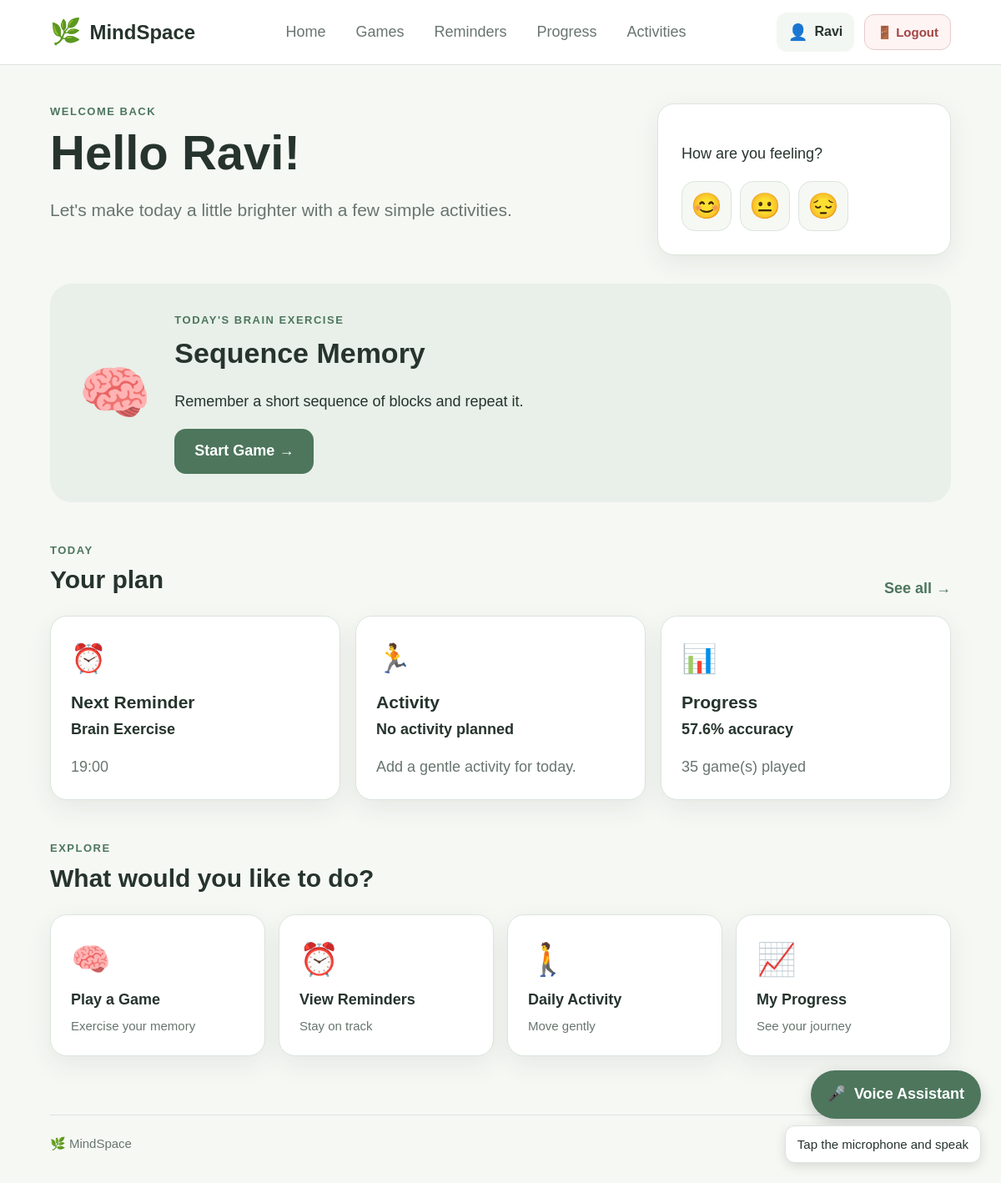
Page / (signed in) on the earlier database version.
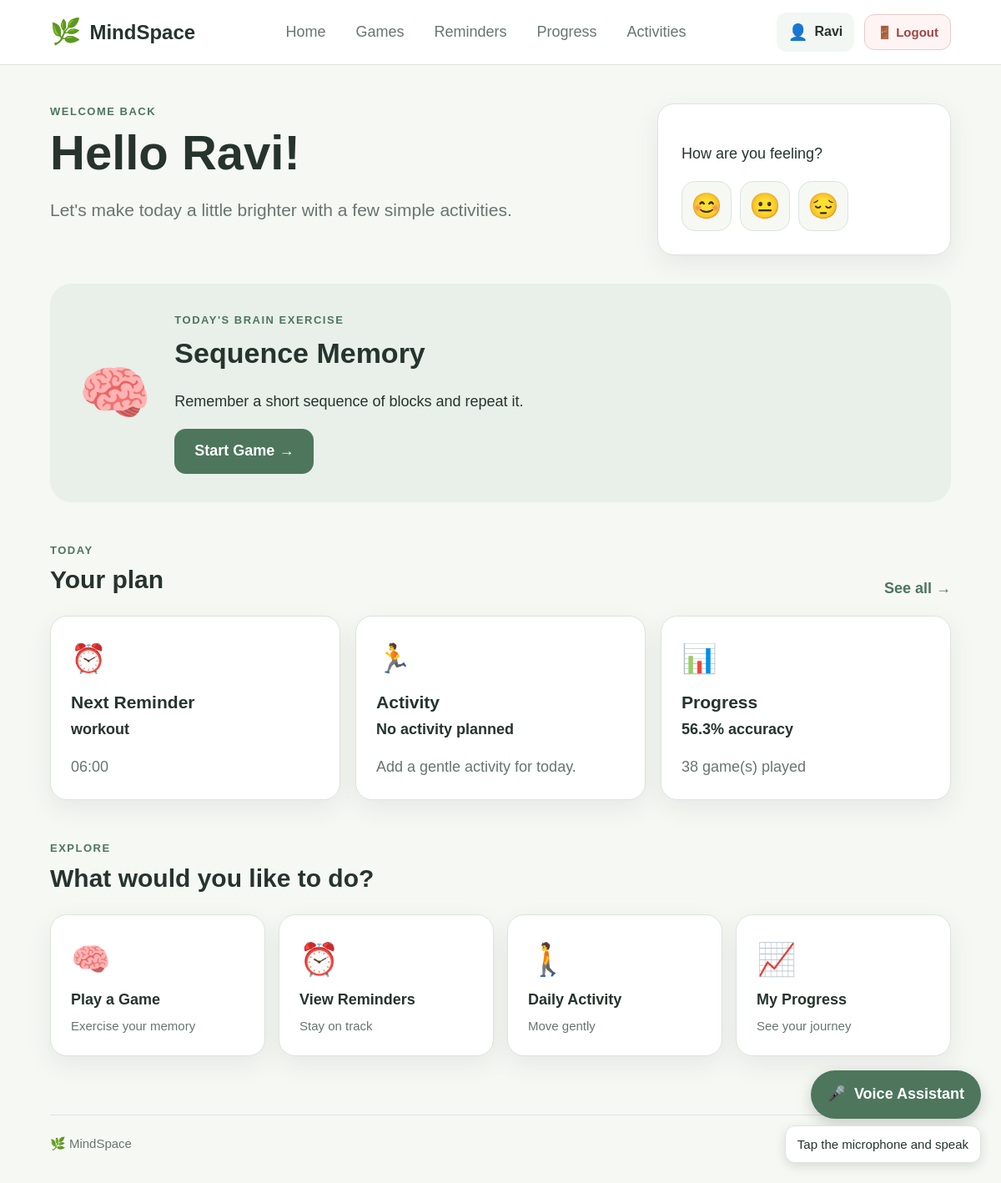
Same page on the later database version.
### tables this page shows
CREATE TABLE users (
            id INTEGER PRIMARY KEY AUTOINCREMENT,
            name TEXT NOT NULL,
            age INTEGER,
            created_at TIMESTAMP DEFAULT CURRENT_TIMESTAMP
        , username TEXT, password_hash TEXT);

CREATE TABLE reminders (
            id INTEGER PRIMARY KEY AUTOINCREMENT,
            user_id INTEGER NOT NULL,
            title TEXT NOT NULL,
            description TEXT,
            reminder_time TEXT NOT NULL,
            type TEXT DEFAULT 'Wellness',
            completed INTEGER DEFAULT 0,
            FOREIGN KEY(user_id) REFERENCES users(id)
        );

### app.py (the view, shortened to what this page needs)
@app.route("/")
@login_required
def home():
    user = get_current_user()
    user_id = session["user_id"]
    db = get_db()
    reminder = db.execute(
        """
        SELECT
            title,
            reminder_time
        FROM reminders
        WHERE user_id = ?
        AND completed = 0
        ORDER BY reminder_time ASC
        LIMIT 1
        """,
        (user_id,)
    ).fetchone()
    activity = db.execute(
        """
        SELECT
            activity_name,
            duration,
            scheduled_time
        FROM activities
        WHERE user_id = ?
        AND completed = 0
        ORDER BY scheduled_time ASC
        LIMIT 1
        """,
        (user_id,)
    ).fetchone()
    progress_data = db.execute(
        """
        SELECT
            COUNT(*) AS games_played,

            COALESCE(
                AVG(accuracy),
                0
            ) AS average_accuracy

        FROM game_results
        WHERE user_id = ?
        """,
        (user_id,)
    ).fetchone()
    db.close()
    next_reminder = None
    if reminder:
        next_reminder = {
            "title":
                reminder["title"],
            "time":
                reminder["reminder_time"]
        }
    next_activity = None
    progress = None
    if progress_data:
        games_played = int(
            progress_data["games_played"]
        )
        average_accuracy = round(
            float(
                progress_data["average_accuracy"]
            ),
            1
        )
        if games_played > 0:
            progress = {
                "games_played":
                    games_played,
                "average_accuracy":
                    average_accuracy
            }
    return render_template(
        "index.html",
        user=user,
        next_reminder=next_reminder,
        next_activity=next_activity,
        progress=progress
    )

### app.py (called while the page is built, shortened)
def get_current_user():
    user_id = session.get("user_id")
    if not user_id:
        return None
    db = get_db()
    user = db.execute(
        """
        SELECT
            id,
            name,
            age,
            username,
            created_at
        FROM users
        WHERE id = ?
        """,
        (user_id,)
    ).fetchone()
    db.close()
    return user

def login_required(function):
    @wraps(function)
    def decorated_function(*args, **kwargs):
        return function(*args, **kwargs)
    return decorated_function

### database.py (called while the page is built)
def get_db():
    db = sqlite3.connect(DB_PATH)
    db.row_factory = sqlite3.Row
    return db

### templates/index.html (shortened to what this page needs)
{% extends "base.html" %}
{% block content %}
<section class="hero">
    <div>
        <p class="eyebrow">WELCOME BACK</p>
        <h1>Hello {{ user.name }}!</h1>
        <p class="hero-text">
            Let's make today a little brighter with a few simple activities.
        </p>
    </div>
    <div class="mood-card">
        <p>How are you feeling?</p>
        <div class="moods">
            <button>😊</button>
            <button>😐</button>
            <button>😔</button>
        </div>
    </div>
</section>
<section class="featured-game">
    <div class="featured-icon">🧠</div>
    <div class="featured-copy">
        <p class="eyebrow">TODAY'S BRAIN EXERCISE</p>
        <h2>Sequence Memory</h2>
        <p>
            Remember a short sequence of blocks and repeat it.
        </p>
        <a class="primary-button"
           href="{{ url_for('game', game_name='sequence') }}">
            Start Game →
        </a>
    </div>
</section>
<section class="section">
    <div class="section-heading">
        <div>
            <p class="eyebrow">TODAY</p>
            <h2>Your plan</h2>
        </div>
        <a href="{{ url_for('reminders') }}">
            See all →
        </a>
    </div>
    <div class="dashboard-grid">
        <article class="info-card">
            <div class="card-icon">⏰</div>
            <h3>Next Reminder</h3>
            {% if next_reminder %}
                <strong>
                    {{ next_reminder.title }}
                </strong>
                <p>
                    {{ next_reminder.time }}
                </p>
            {% endif %}
        </article>
        <article class="info-card">
            <div class="card-icon">🏃</div>
            <h3>Activity</h3>
            {% if next_activity %}
                <strong>
                    {{ next_activity.activity_name }}
                </strong>
                <p>
                    {{ next_activity.duration }} minutes
                </p>
            {% else %}
                <strong>
                    No activity planned
                </strong>
                <p>
                    Add a gentle activity for today.
                </p>
            {% endif %}
        </article>
        <article class="info-card">
            <div class="card-icon">📊</div>
            <h3>Progress</h3>
            {% if progress %}
                <strong>
                    {{ progress.average_accuracy }}% accuracy
                </strong>
                <p>
                    {{ progress.games_played }} game(s) played
                </p>
            {% endif %}
        </article>
    </div>
</section>
<section class="section">
    <div class="section-heading">
        <div>
            <p class="eyebrow">EXPLORE</p>
            <h2>What would you like to do?</h2>
        </div>
    </div>
    <div class="quick-grid">
        <a class="quick-card"
           href="{{ url_for('games') }}">
            <span>🧠</span>
            <strong>
                Play a Game
            </strong>
            <small>
                Exercise your memory
            </small>
        </a>
        <a class="quick-card"
           href="{{ url_for('reminders') }}">
            <span>⏰</span>
            <strong>
                View Reminders
            </strong>
            <small>
                Stay on track
            </small>
        </a>
        <a class="quick-card"
           href="{{ url_for('activities') }}">
            <span>🚶</span>
            <strong>
                Daily Activity
            </strong>
            <small>
                Move gently
            </small>
        </a>
        <a class="quick-card"
           href="{{ url_for('progress') }}">
            <span>📈</span>
            <strong>
                My Progress
            </strong>
            <small>
                See your journey
            </small>
        </a>
    </div>
</section>
{% endblock %}

### templates/base.html (shortened to what this page needs)
<!DOCTYPE html>
<html lang="en">
<head>
    <link rel="stylesheet"
          href="{{ url_for('static', filename='css/style.css') }}">
    <link rel="stylesheet"
          href="{{ url_for('static', filename='css/game-extra.css') }}">
</head>
<body>
    <header class="topbar">
        <a class="brand" href="{{ url_for('home') }}">
            <span class="brand-icon">🌿</span>
            <span>MindSpace</span>
        </a>
        <nav class="nav">
            <a href="{{ url_for('home') }}">
                Home
            </a>
            <a href="{{ url_for('games') }}">
                Games
            </a>
            <a href="{{ url_for('reminders') }}">
                Reminders
            </a>
            <a href="{{ url_for('progress') }}">
                Progress
            </a>
            <a href="{{ url_for('activities') }}">
                Activities
            </a>
        </nav>
        <div class="user-nav">
            <a
                class="user-profile"
                href="{{ url_for('profile') }}"
                title="View Profile"
            >
                <span class="user-icon">
                    👤
                </span>
                <span class="user-name">
                    {{ user.name }}
                </span>
            </a>
            <a
                class="logout-button"
                href="{{ url_for('logout') }}"
                title="Logout from MindSpace"
            >
                🚪 Logout
            </a>
        </div>
    </header>
    <main class="page-container">
        {% block content %}{% endblock %}
    </main>
    <footer class="footer">
        <span>🌿 MindSpace</span>
        <span>
        </span>
    </footer>
</body>
</html>

### static/css/style.css (style rules this page uses)
:root { --bg: #f6f8f4; --surface: #ffffff; --text: #26342d; --muted: #68756e; --primary: #4d765d; --primary-dark: #385842; --soft: #e8f0e9; --border: #dce4de; --shadow: 0 10px 30px rgba(38, 52, 45, 0.08); --radius: 20px; }
* { box-sizing: border-box; }
body { margin: 0; background: var(--bg); color: var(--text); font-family: Arial, Helvetica, sans-serif; font-size: 18px; line-height: 1.55; }
a { color: inherit; text-decoration: none; }
button, input, textarea, select { font: inherit; }
button, a, input, textarea, select { outline-color: var(--primary); }
.topbar { min-height: 78px; padding: 14px 5%; background: var(--surface); border-bottom: 1px solid var(--border); display: flex; align-items: center; justify-content: space-between; gap: 24px; position: sticky; top: 0; z-index: 20; }
.brand { display: flex; align-items: center; gap: 10px; font-weight: 800; font-size: 24px; white-space: nowrap; }
.brand-icon { font-size: 30px; }
.nav { display: flex; gap: 10px; flex-wrap: wrap; justify-content: center; }
.nav a { padding: 9px 13px; border-radius: 12px; color: var(--muted); }
.page-container { width: min(1180px, 90%); margin: 0 auto; padding: 46px 0 70px; }
.hero { display: grid; grid-template-columns: 1.6fr 0.8fr; gap: 24px; align-items: stretch; }
.hero h1 { font-size: clamp(38px, 5vw, 58px); line-height: 1.08; margin: 8px 0 18px; }
.hero-text { color: var(--muted); font-size: 21px; max-width: 650px; }
.eyebrow { margin: 0; color: var(--primary); font-size: 13px; font-weight: 800; letter-spacing: 1.5px; }
.mood-card, .info-card, .form-card, .profile-card, .start-card, .stat-card, .game-card, .activity-card, .quick-card { background: var(--surface); border: 1px solid var(--border); border-radius: var(--radius); box-shadow: var(--shadow); }
.mood-card { padding: 28px; display: flex; flex-direction: column; justify-content: center; }
.moods { display: flex; gap: 10px; }
.moods button { width: 60px; height: 60px; border: 1px solid var(--border); border-radius: 16px; background: var(--bg); cursor: pointer; font-size: 30px; }
.featured-game { margin-top: 34px; padding: 34px; border-radius: 26px; background: var(--soft); display: flex; align-items: center; gap: 28px; }
.featured-icon, .big-game-icon { font-size: 70px; }
.featured-copy h2 { font-size: 34px; margin: 3px 0 5px; }
.primary-button, .secondary-button { display: inline-flex; align-items: center; justify-content: center; min-height: 50px; padding: 11px 20px; border-radius: 13px; border: 0; cursor: pointer; font-weight: 800; }
.primary-button { background: var(--primary); color: white; }
.section { margin-top: 48px; }
.section-heading { display: flex; justify-content: space-between; align-items: end; margin-bottom: 18px; }
.section-heading h2 { margin: 2px 0; font-size: 30px; }
.section-heading > a { color: var(--primary); font-weight: 700; }
.dashboard-grid { display: grid; grid-template-columns: repeat(3, 1fr); gap: 18px; }
.info-card { padding: 24px; }
.card-icon { font-size: 34px; }
.info-card h3 { margin: 10px 0 2px; }
.info-card p { color: var(--muted); margin-bottom: 0; }
.quick-grid { display: grid; grid-template-columns: repeat(4, 1fr); gap: 16px; }
.quick-card { padding: 24px; display: flex; flex-direction: column; gap: 5px; transition: transform 0.15s; }
.quick-card span { font-size: 38px; }
.quick-card small { color: var(--muted); }
.footer { width: min(1180px, 90%); margin: 0 auto; padding: 22px 0 36px; border-top: 1px solid var(--border); display: flex; justify-content: space-between; color: var(--muted); font-size: 15px; }
button, a, .game-card, .quick-card, .info-card, .reminder-item, .activity-card { transition: transform 0.18s ease, box-shadow 0.18s ease, background-color 0.18s ease; }
.primary-button, .secondary-button { min-height: 54px; padding: 13px 24px; font-size: 18px; border-radius: 14px; }
.section { scroll-margin-top: 100px; }
.user-nav { display: flex; align-items: center; gap: 12px; }
.user-profile { display: flex; align-items: center; gap: 8px; padding: 9px 14px; border-radius: 12px; background: #f3f7f3; color: #26342d; text-decoration: none; font-size: 16px; font-weight: 600; transition: 0.2s; }
.user-icon { font-size: 19px; }
.user-name { max-width: 120px; overflow: hidden; text-overflow: ellipsis; white-space: nowrap; }
.logout-button { padding: 9px 14px; border-radius: 12px; background: #fff4f4; border: 1px solid #e6caca; color: #a04444; text-decoration: none; font-size: 15px; font-weight: 600; transition: 0.2s; }

Differences in the rows shown:
no longer on this page (row edited): reminders: title "Brain Exercise", time "19:00"
added reminders: title "workout", time "06:00"
Other differences:
{{ progress.average_accuracy }}: "57.6" → "56.3"
{{ progress.games_played }}: "35" → "38"
